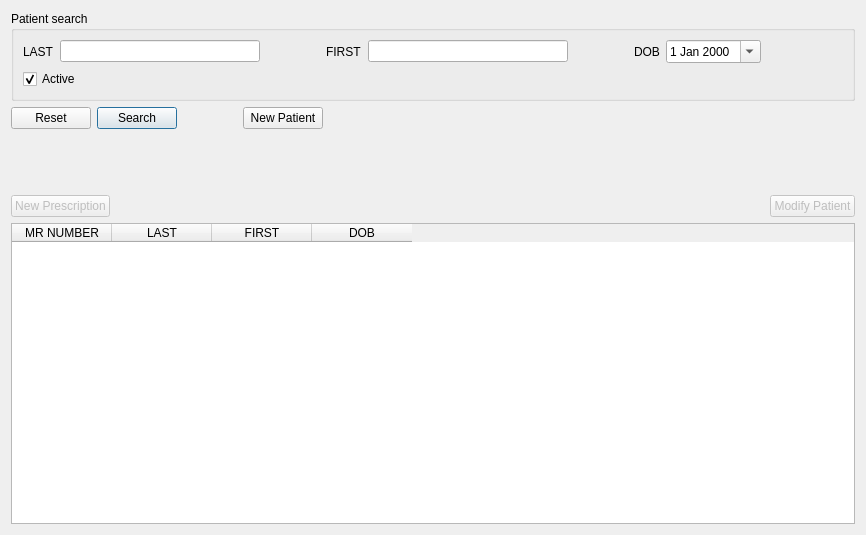
<?xml version="1.0" encoding="UTF-8"?>
<ui version="4.0">
 <class>PatientSearch</class>
 <widget class="QFrame" name="PatientSearch">
  <property name="geometry">
   <rect>
    <x>0</x>
    <y>0</y>
    <width>866</width>
    <height>535</height>
   </rect>
  </property>
  <property name="frameShape">
   <enum>QFrame::NoFrame</enum>
  </property>
  <property name="frameShadow">
   <enum>QFrame::Plain</enum>
  </property>
  <layout class="QVBoxLayout" name="verticalLayout_2">
   <item>
    <widget class="QGroupBox" name="patientBox">
     <property name="title">
      <string>Patient search</string>
     </property>
     <layout class="QVBoxLayout" name="verticalLayout">
      <item>
       <layout class="QHBoxLayout" name="horizontalLayout">
        <item>
         <widget class="QLabel" name="lastNameLabel">
          <property name="text">
           <string>LAST</string>
          </property>
         </widget>
        </item>
        <item>
         <widget class="QLineEdit" name="lastNameField">
          <property name="minimumSize">
           <size>
            <width>200</width>
            <height>0</height>
           </size>
          </property>
          <property name="maximumSize">
           <size>
            <width>200</width>
            <height>16777215</height>
           </size>
          </property>
         </widget>
        </item>
        <item>
         <spacer name="horizontalSpacer">
          <property name="orientation">
           <enum>Qt::Horizontal</enum>
          </property>
          <property name="sizeType">
           <enum>QSizePolicy::Fixed</enum>
          </property>
          <property name="sizeHint" stdset="0">
           <size>
            <width>60</width>
            <height>20</height>
           </size>
          </property>
         </spacer>
        </item>
        <item>
         <widget class="QLabel" name="firstNameLabel">
          <property name="text">
           <string>FIRST</string>
          </property>
         </widget>
        </item>
        <item>
         <widget class="QLineEdit" name="firstNameField">
          <property name="minimumSize">
           <size>
            <width>200</width>
            <height>0</height>
           </size>
          </property>
          <property name="maximumSize">
           <size>
            <width>200</width>
            <height>16777215</height>
           </size>
          </property>
         </widget>
        </item>
        <item>
         <spacer name="horizontalSpacer_3">
          <property name="orientation">
           <enum>Qt::Horizontal</enum>
          </property>
          <property name="sizeType">
           <enum>QSizePolicy::Fixed</enum>
          </property>
          <property name="sizeHint" stdset="0">
           <size>
            <width>60</width>
            <height>20</height>
           </size>
          </property>
         </spacer>
        </item>
        <item>
         <widget class="QLabel" name="dobLabel">
          <property name="text">
           <string>DOB</string>
          </property>
         </widget>
        </item>
        <item>
         <widget class="QDateEdit" name="dobField">
          <property name="calendarPopup">
           <bool>true</bool>
          </property>
         </widget>
        </item>
        <item>
         <spacer name="horizontalSpacer_7">
          <property name="orientation">
           <enum>Qt::Horizontal</enum>
          </property>
          <property name="sizeHint" stdset="0">
           <size>
            <width>40</width>
            <height>20</height>
           </size>
          </property>
         </spacer>
        </item>
       </layout>
      </item>
      <item>
       <layout class="QHBoxLayout" name="horizontalLayout_2">
        <item>
         <widget class="QCheckBox" name="activeField">
          <property name="text">
           <string>Active</string>
          </property>
          <property name="checked">
           <bool>true</bool>
          </property>
         </widget>
        </item>
        <item>
         <spacer name="horizontalSpacer_6">
          <property name="orientation">
           <enum>Qt::Horizontal</enum>
          </property>
          <property name="sizeHint" stdset="0">
           <size>
            <width>40</width>
            <height>20</height>
           </size>
          </property>
         </spacer>
        </item>
       </layout>
      </item>
     </layout>
    </widget>
   </item>
   <item>
    <layout class="QHBoxLayout" name="buttonLayout">
     <item>
      <widget class="QPushButton" name="resetButton">
       <property name="text">
        <string>Reset</string>
       </property>
      </widget>
     </item>
     <item>
      <widget class="QPushButton" name="searchButton">
       <property name="text">
        <string>Search</string>
       </property>
       <property name="default">
        <bool>true</bool>
       </property>
      </widget>
     </item>
     <item>
      <spacer name="horizontalSpacer_5">
       <property name="orientation">
        <enum>Qt::Horizontal</enum>
       </property>
       <property name="sizeType">
        <enum>QSizePolicy::Fixed</enum>
       </property>
       <property name="sizeHint" stdset="0">
        <size>
         <width>60</width>
         <height>20</height>
        </size>
       </property>
      </spacer>
     </item>
     <item>
      <widget class="QPushButton" name="newPatientButton">
       <property name="text">
        <string>New Patient</string>
       </property>
      </widget>
     </item>
     <item>
      <spacer name="horizontalSpacer_2">
       <property name="orientation">
        <enum>Qt::Horizontal</enum>
       </property>
       <property name="sizeHint" stdset="0">
        <size>
         <width>40</width>
         <height>20</height>
        </size>
       </property>
      </spacer>
     </item>
    </layout>
   </item>
   <item>
    <spacer name="verticalSpacer">
     <property name="orientation">
      <enum>Qt::Vertical</enum>
     </property>
     <property name="sizeType">
      <enum>QSizePolicy::Fixed</enum>
     </property>
     <property name="sizeHint" stdset="0">
      <size>
       <width>20</width>
       <height>60</height>
      </size>
     </property>
    </spacer>
   </item>
   <item>
    <layout class="QHBoxLayout" name="buttonLayout2">
     <item>
      <widget class="QPushButton" name="prescribeButton">
       <property name="enabled">
        <bool>false</bool>
       </property>
       <property name="text">
        <string>New Prescription</string>
       </property>
      </widget>
     </item>
     <item>
      <spacer name="horizontalSpacer_4">
       <property name="orientation">
        <enum>Qt::Horizontal</enum>
       </property>
       <property name="sizeHint" stdset="0">
        <size>
         <width>40</width>
         <height>20</height>
        </size>
       </property>
      </spacer>
     </item>
     <item>
      <widget class="QPushButton" name="modifyButton">
       <property name="enabled">
        <bool>false</bool>
       </property>
       <property name="text">
        <string>Modify Patient</string>
       </property>
      </widget>
     </item>
    </layout>
   </item>
   <item>
    <widget class="QTableWidget" name="resultTable">
     <property name="contextMenuPolicy">
      <enum>Qt::ActionsContextMenu</enum>
     </property>
     <property name="editTriggers">
      <set>QAbstractItemView::NoEditTriggers</set>
     </property>
     <property name="selectionBehavior">
      <enum>QAbstractItemView::SelectRows</enum>
     </property>
     <property name="columnCount">
      <number>4</number>
     </property>
     <attribute name="horizontalHeaderHighlightSections">
      <bool>false</bool>
     </attribute>
     <attribute name="horizontalHeaderMinimumSectionSize">
      <number>100</number>
     </attribute>
     <column>
      <property name="text">
       <string>MR NUMBER</string>
      </property>
     </column>
     <column>
      <property name="text">
       <string>LAST</string>
      </property>
     </column>
     <column>
      <property name="text">
       <string>FIRST</string>
      </property>
     </column>
     <column>
      <property name="text">
       <string>DOB</string>
      </property>
     </column>
    </widget>
   </item>
  </layout>
  <action name="prescribeAction">
   <property name="text">
    <string>New Prescription</string>
   </property>
   <property name="toolTip">
    <string>Prescribe a medication</string>
   </property>
  </action>
  <action name="modifyAction">
   <property name="text">
    <string>Modify Patient</string>
   </property>
   <property name="toolTip">
    <string>Modify demographic information</string>
   </property>
  </action>
  <action name="newPatientAction">
   <property name="text">
    <string>New Patient</string>
   </property>
   <property name="toolTip">
    <string>Add a new patient</string>
   </property>
  </action>
  <action name="toggleAction">
   <property name="text">
    <string>Toggle active</string>
   </property>
   <property name="toolTip">
    <string>Toggle active/inactive</string>
   </property>
  </action>
 </widget>
 <tabstops>
  <tabstop>searchButton</tabstop>
  <tabstop>resetButton</tabstop>
  <tabstop>newPatientButton</tabstop>
  <tabstop>prescribeButton</tabstop>
  <tabstop>modifyButton</tabstop>
  <tabstop>resultTable</tabstop>
 </tabstops>
 <resources/>
 <connections>
  <connection>
   <sender>firstNameField</sender>
   <signal>returnPressed()</signal>
   <receiver>searchButton</receiver>
   <slot>click()</slot>
   <hints>
    <hint type="sourcelabel">
     <x>162</x>
     <y>42</y>
    </hint>
    <hint type="destinationlabel">
     <x>129</x>
     <y>81</y>
    </hint>
   </hints>
  </connection>
  <connection>
   <sender>lastNameField</sender>
   <signal>returnPressed()</signal>
   <receiver>searchButton</receiver>
   <slot>click()</slot>
   <hints>
    <hint type="sourcelabel">
     <x>492</x>
     <y>42</y>
    </hint>
    <hint type="destinationlabel">
     <x>129</x>
     <y>81</y>
    </hint>
   </hints>
  </connection>
  <connection>
   <sender>resetButton</sender>
   <signal>clicked()</signal>
   <receiver>firstNameField</receiver>
   <slot>clear()</slot>
   <hints>
    <hint type="sourcelabel">
     <x>48</x>
     <y>81</y>
    </hint>
    <hint type="destinationlabel">
     <x>162</x>
     <y>42</y>
    </hint>
   </hints>
  </connection>
  <connection>
   <sender>resetButton</sender>
   <signal>clicked()</signal>
   <receiver>lastNameField</receiver>
   <slot>clear()</slot>
   <hints>
    <hint type="sourcelabel">
     <x>48</x>
     <y>81</y>
    </hint>
    <hint type="destinationlabel">
     <x>492</x>
     <y>42</y>
    </hint>
   </hints>
  </connection>
  <connection>
   <sender>prescribeButton</sender>
   <signal>clicked()</signal>
   <receiver>prescribeAction</receiver>
   <slot>trigger()</slot>
   <hints>
    <hint type="sourcelabel">
     <x>54</x>
     <y>158</y>
    </hint>
    <hint type="destinationlabel">
     <x>-1</x>
     <y>-1</y>
    </hint>
   </hints>
  </connection>
  <connection>
   <sender>modifyButton</sender>
   <signal>clicked()</signal>
   <receiver>modifyAction</receiver>
   <slot>trigger()</slot>
   <hints>
    <hint type="sourcelabel">
     <x>816</x>
     <y>158</y>
    </hint>
    <hint type="destinationlabel">
     <x>-1</x>
     <y>-1</y>
    </hint>
   </hints>
  </connection>
  <connection>
   <sender>newPatientButton</sender>
   <signal>clicked()</signal>
   <receiver>newPatientAction</receiver>
   <slot>trigger()</slot>
   <hints>
    <hint type="sourcelabel">
     <x>256</x>
     <y>81</y>
    </hint>
    <hint type="destinationlabel">
     <x>-1</x>
     <y>-1</y>
    </hint>
   </hints>
  </connection>
 </connections>
</ui>
